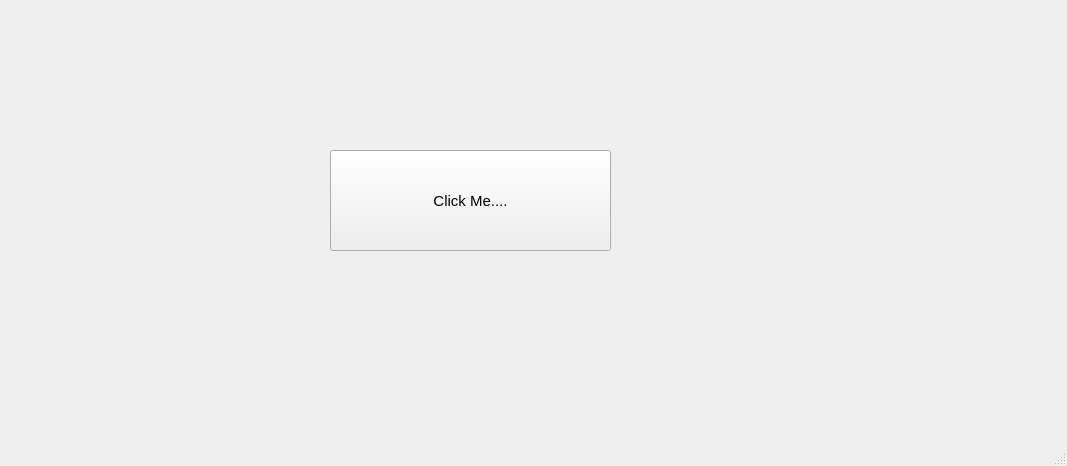
<?xml version="1.0" encoding="UTF-8"?>
<ui version="4.0">
 <class>MainWindow</class>
 <widget class="QMainWindow" name="MainWindow">
  <property name="geometry">
   <rect>
    <x>0</x>
    <y>0</y>
    <width>1067</width>
    <height>466</height>
   </rect>
  </property>
  <property name="windowTitle">
   <string>MainWindow</string>
  </property>
  <widget class="QWidget" name="centralwidget">
   <widget class="QPushButton" name="pushButton">
    <property name="geometry">
     <rect>
      <x>330</x>
      <y>150</y>
      <width>281</width>
      <height>101</height>
     </rect>
    </property>
    <property name="font">
     <font>
      <pointsize>11</pointsize>
     </font>
    </property>
    <property name="text">
     <string>Click Me....</string>
    </property>
   </widget>
  </widget>
  <widget class="QMenuBar" name="menubar">
   <property name="geometry">
    <rect>
     <x>0</x>
     <y>0</y>
     <width>1067</width>
     <height>26</height>
    </rect>
   </property>
  </widget>
  <widget class="QStatusBar" name="statusbar"/>
 </widget>
 <resources/>
 <connections/>
</ui>
